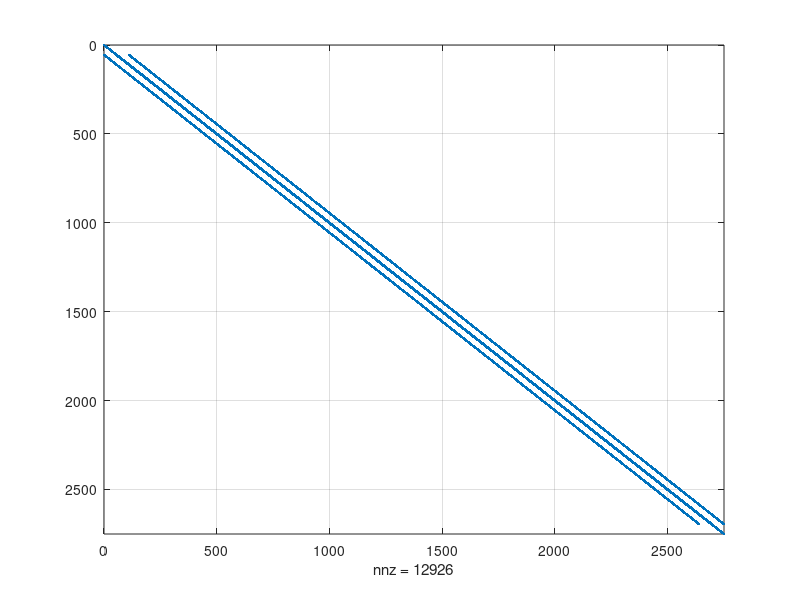
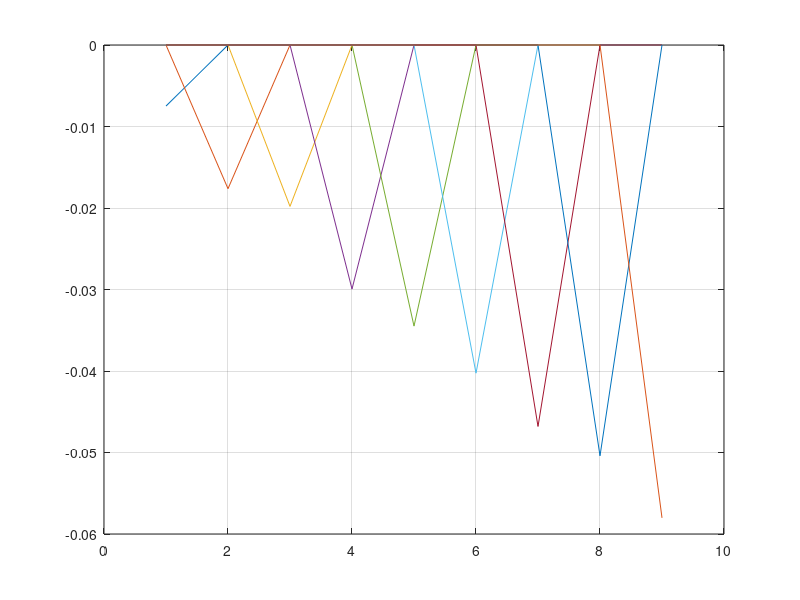
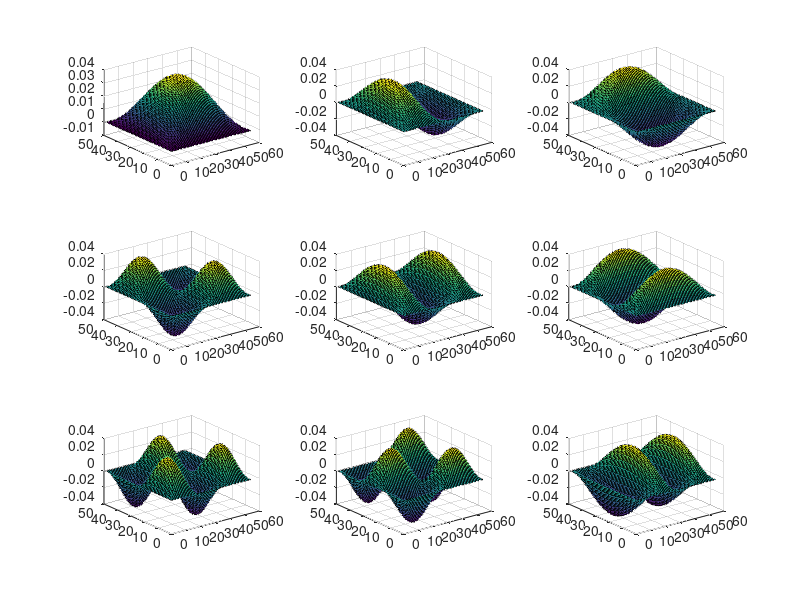

Reproduce these figures in MATLAB, in order.
% i
nx = 50;
ny = 55;
G = sparse(nx*ny,nx*ny); 

% ii
for i = 1:nx
   for j = 1:ny 
        n = j + (i-1)*ny;
        if i == 1
            G(n,n) = 1;
        elseif i == nx
            G(n,n) = 1;
        elseif j == 1
            G(n,n) = 1;
        elseif j == ny 
            G(n,n) = 1;
        else
             nxm = j + (i-2)*ny;
             nxp = j + (i)*ny;
             nyp = (j+1) + (i-1)*ny;
             nym = (j-1) + (i-1)*ny;

             G(n,n) = -4;
             G(n,nxm) = 1;
             G(n,nxp) = 1;
             G(n,nyp) = 1;
             G(n,nym) = 1;
       end
   end
end

figure (1)  % iv
spy(G);
grid on;

[E,D] = eigs(G,9,'SM');   % v

figure (2)      % vi
plot (D);
grid on;

% vii
for i = 1:nx
    for j = 1:ny
        n = j + (i - 1) * ny;

        Emap1(i, j) = E(n,1);
        Emap2(i, j) = E(n,2);
        Emap3(i, j) = E(n,3);
        Emap4(i, j) = E(n,4);
        Emap5(i, j) = E(n,5);
        Emap6(i, j) = E(n,6);
        Emap7(i, j) = E(n,7);
        Emap8(i, j) = E(n,8);
        Emap9(i, j) = E(n,9);
    end
end

figure (3)
subplot(3,3,1),surf(Emap1);
subplot(3,3,2),surf(Emap2);
subplot(3,3,3),surf(Emap3);
subplot(3,3,4),surf(Emap4);
subplot(3,3,5),surf(Emap5);
subplot(3,3,6),surf(Emap6);
subplot(3,3,7),surf(Emap7);
subplot(3,3,8),surf(Emap8);
subplot(3,3,9),surf(Emap9);
grid on;
